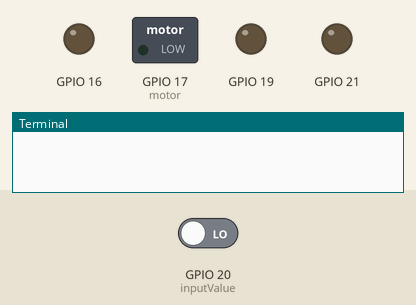
The program below on a simulated Raspberry Pi (BCM pin numbers). On the bench: switched loads named in the program (green lamp = pin HIGH), output pins drawn as LEDs (lit = HIGH), the last lines printed to the terminal. Inputs (shaded band) come from the test bench; at power-on: GPIO 20 (inputValue) LOW.

Above: at 1.2 s.
1.3 s: GPIO 20 (inputValue) driven HIGH
At 1.7 s:
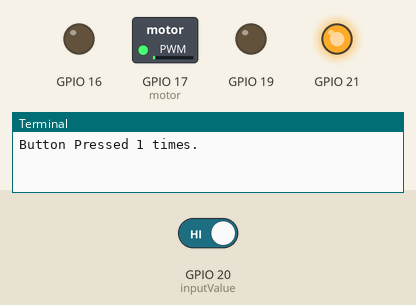
At 3.7 s:
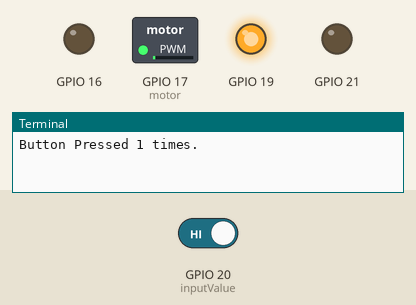
Timing chart, 0 to 5.2 s (numbered marks = the images above; inputs shaded):
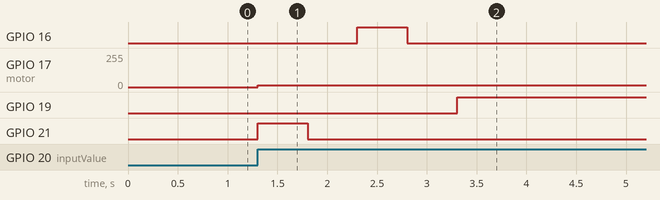

Measured:
- after the input at 1.3 s, GPIO 16: LOW → HIGH after 1.0 s, → LOW 0.50 s later; GPIO 17 (motor): 0/255 → 13/255 at once; GPIO 19: LOW → HIGH after 2.0 s; GPIO 21: LOW → HIGH at once, → LOW 0.50 s later

The program:

raspberry_project.py
```python
import time
import RPi.GPIO as GPIO

GPIO.setmode(GPIO.BCM)
GPIO.setup(17,GPIO.OUT)
GPIO.setup (20, GPIO.IN)
GPIO.setup (21, GPIO.OUT)  # red
GPIO.setup (16, GPIO.OUT)  # yellow
GPIO.setup (19, GPIO.OUT)  # green

count = 0
isReleased = True

motor = GPIO.PWM(17,50)

motor.start(0)

while True:
	inputValue = GPIO.input(20)
	if (inputValue == True and isReleased == True):
		count = count+1
		print("Button Pressed " + str(count) + " times.")
		isReleased = False

                try:
                    motor.ChangeDutyCycle(5)
                    GPIO.output(21, GPIO.HIGH)
                    time.sleep(0.5)
                    GPIO.output(21, GPIO.LOW)
                    time.sleep(0.5)
                    GPIO.output(16, GPIO.HIGH)
                    time.sleep(0.5)
                    GPIO.output(16, GPIO.LOW)
                    time.sleep(0.5)
                    GPIO.output(19, GPIO.HIGH)
                    time.sleep(0.5)

                except KeyboardInterrupt:
                    GPIO.cleanup()

	if(inputValue == False and isReleased == False):
		isReleased = True

                try:
                    motor.ChangeDutyCycle(12.5)
                    GPIO.output(19, GPIO.LOW)
                    time.sleep(1)


                except KeyboardInterrupt:
                    GPIO.cleanup()


	time.sleep(0.01)
```
